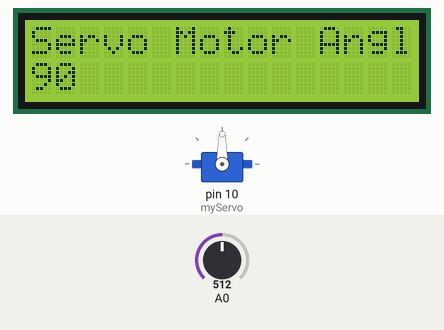
This sketch was run on a simulated Arduino Uno, built with avr-gcc and run on an emulated ATmega328P. Parts: servo, 16×2 character LCD. The inputs (shaded band) are chosen by the test bench; at power-on: A0 = 512.

Above: at 1.2 s.
1.3 s: A0 set to 716
At 2.0 s:
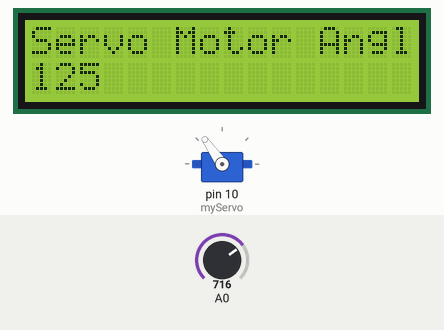
3.6 s: A0 set to 900
At 4.1 s:
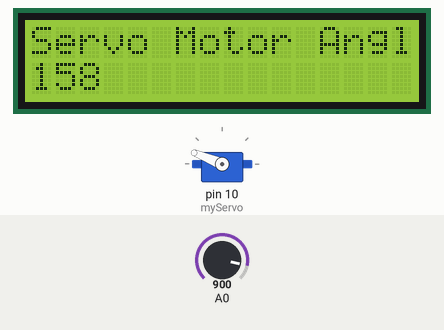
6.2 s: A0 set to 1023
At 6.7 s:
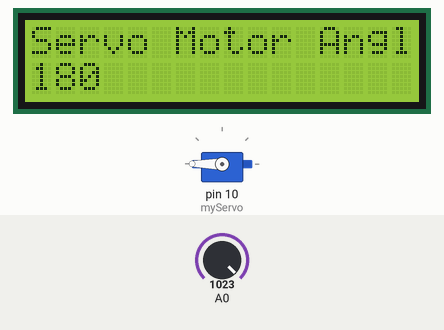
8.9 s: A0 set to 306
At 9.4 s:
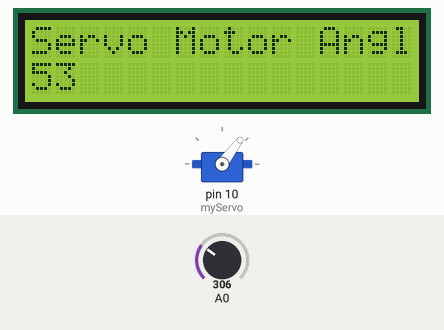
11.5 s: A0 set to 122
At 12.0 s:
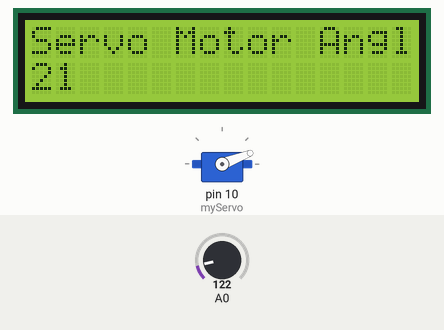
14.1 s: A0 set to 0
At 14.6 s:
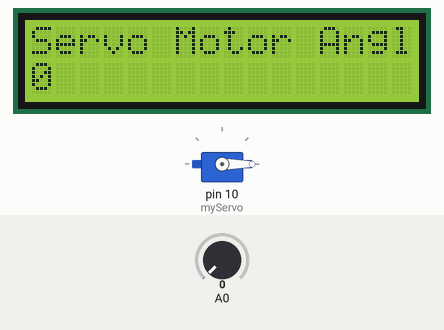
Timing chart, 0 to 17.1 s (numbered marks = the images above; inputs shaded):
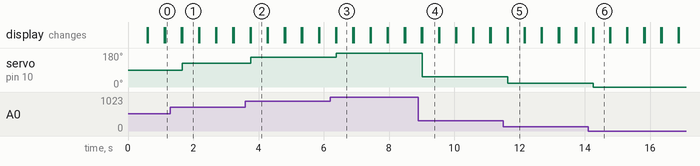

Measured:
- after the input at 1.3 s, servo on pin 10 (myServo): 90° → 125° after 0.36 s; the display: first differs from a run without the input after 0.36 s (image 1)
- after the input at 3.6 s, servo on pin 10 (myServo): 125° → 158° after 0.16 s; the display: first differs from a run without the input after 0.16 s (image 2)
- after the input at 6.2 s, servo on pin 10 (myServo): 158° → 180° after 0.19 s; the display: first differs from a run without the input after 0.19 s (image 3)
- after the input at 8.9 s, servo on pin 10 (myServo): 180° → 53° after 0.11 s; the display: first differs from a run without the input after 0.11 s (image 4)
- after the input at 11.5 s, servo on pin 10 (myServo): 53° → 21° after 0.14 s; the display: first differs from a run without the input after 0.14 s (image 5)
- after the input at 14.1 s, servo on pin 10 (myServo): 21° → 0° after 0.16 s; the display: first differs from a run without the input after 0.16 s (image 6)
- what the display in image 1 shows lasts 0.5 s, from 1.7 s to 2.2 s

The sketch:

14_Prac_01.ino
```cpp
#include <Servo.h>
#include <LiquidCrystal_I2C.h>

LiquidCrystal_I2C lcd(0x27, 16, 2);
Servo myServo;
int angle = 0;

void setup() {
  myServo.attach(10);
  lcd.init();
  lcd.backlight();
}

void loop() {
  int val = analogRead(A0);
  angle = map(val, 0, 1023, 0, 180);

  myServo.write(angle);
  lcd.home();
  lcd.print("Servo Motor Angle");
  lcd.setCursor(0, 1);
  lcd.print(angle);
  delay(500);

  lcd.clear();
}
```
